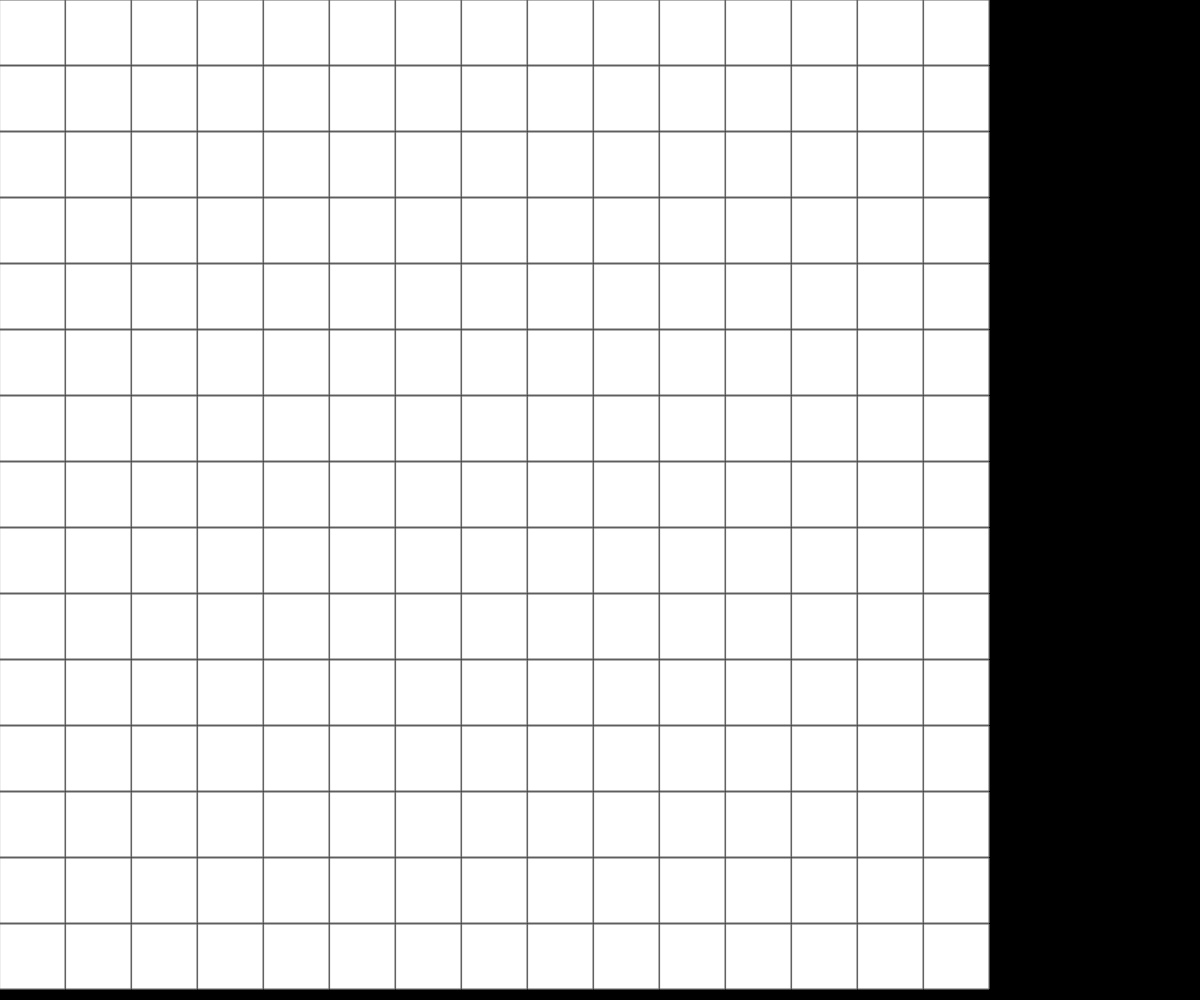
Frame 1 (no input)
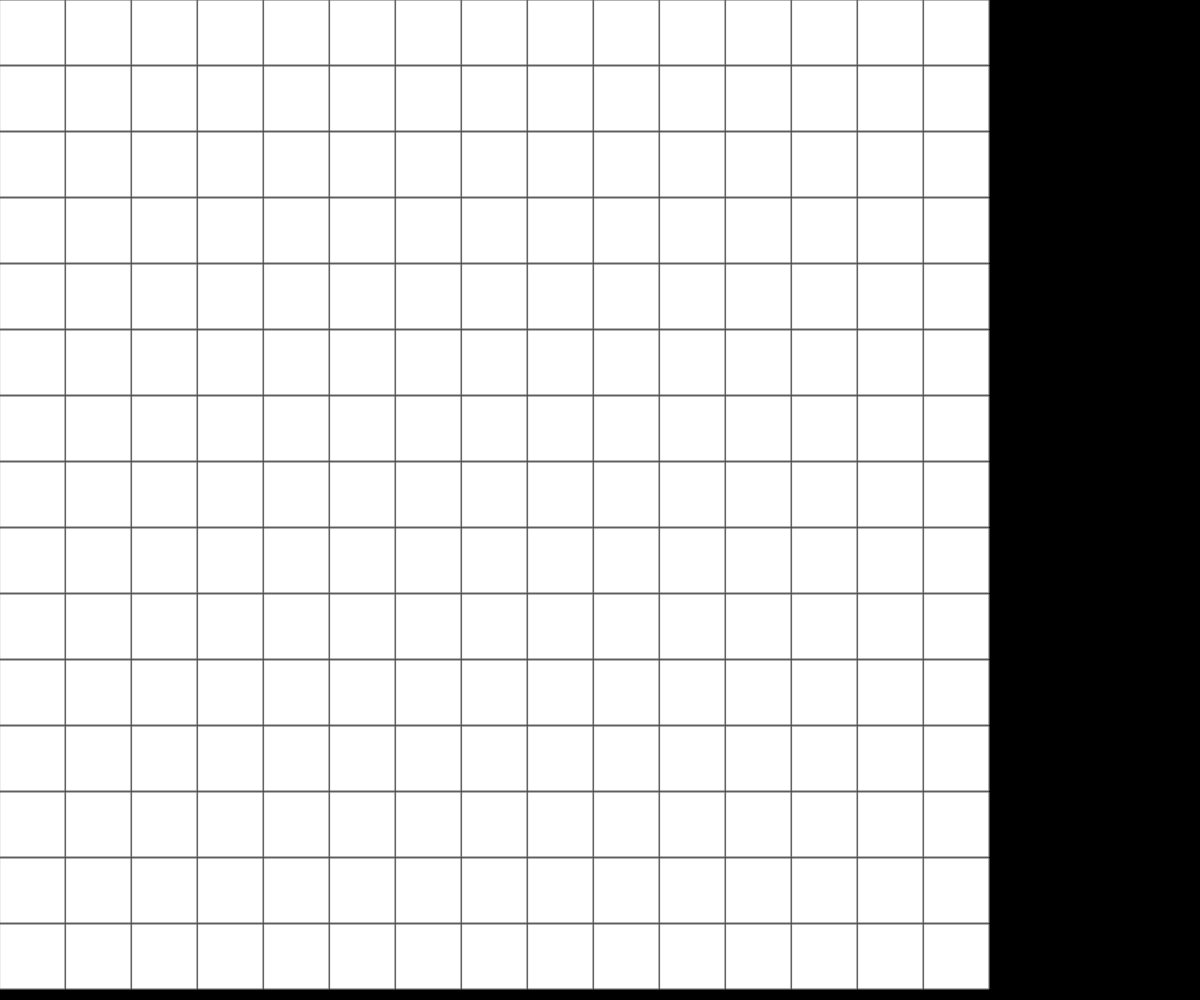
Frame 60 (no input)
Frame 120 (the mouse pressed at the canvas centre since frame 60): identical to frame 60, image omitted

The p5.js sketch that drew these frames (run headless with seeded random() and noise() and a simulated clock; from frame 60 on, the mouse is pressed at the canvas centre):

// p5.js sketch
// ── sketch.js
let numMines;
let boardHeight;
let boardWidth;
let board;
let squareSize;

function setup() {
  createCanvas(windowWidth, windowHeight);
  // 16 * 16 and 40 mines is approximatley an intermediate difficulty
  boardWidth = 15;
  boardHeight = 15;
  numMines = 40;
  squareSize = Math.floor(Math.min(width,height) / Math.max(boardWidth,boardHeight));


  board = new Array(boardWidth);
  for (let i = 0; i < boardWidth; i++) {
    board[i] = new Array ();
    for (let j = 0; j < boardHeight; j++) {
      let s = new square(i,j,squareSize);
      board[i][j] = s;
    }
  }
  init();
}

function draw() {
  background(0);
  for (let i = 0; i < board.length; i++){
    for (let j = 0; j < board[i].length; j++){
      rect(i * squareSize, j * squareSize, squareSize - 1, squareSize - 1);
      board[i][j].show();
    }
  }
}


function init() {
  let minesLeft = numMines;
  for (let i = 0; i < 14; i++) {
    for (let j = 0; j < 14; j++) {
      if (minesLeft > 0) {
        minesLeft = minesLeft - 1;
        board[i][j].hasMine = true;
      }
    }
  }
}

function mouseClicked() {
  for (let i = 0; i < board.length; i++) {
    for (let j = 0; j < board[i].length; j++) {
      if (board[i][j].clicked(mouseX, mouseY)) return;
    }
  }
}

// ── square.js
class square {
	constructor(i, j, squareSize) {
		this.i = i;
		this.j = j;
		this.squareSize = squareSize;
		this.hasMine = false;
		this.isClicked = false;
	}


	clicked(px, py) {
		let d = dist(px, py, this.i * this.squareSize, this.j * this.squareSize);
		console.log(d);
		if (d < this.squareSize) {
			this.isClicked = true;
			return true;
		}
		return false;
	}

	show() {
		if (this.isClicked) {
			fill('black');
			if (this.hasMine) fill('red')
		}
		else (fill('white'));

		stroke(100);
		rect(this.i * squareSize, this.j * squareSize, squareSize - 1, squareSize - 1);

	}
}

// ── style.css
html, body {
  margin: 0;
  padding: 0;
}
canvas {
  display: block;
}

/*body {
/*  display: flex;
/*
/*  /* This centers our sketch horizontally. */
/*  justify-content: center;
/*
/*  /* This centers our sketch vertically. */
/*  align-items: center;
/*}
